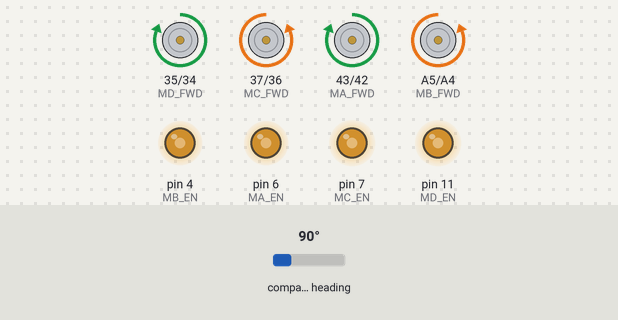
Simulated run of this sketch. Board: Arduino Mega 2560, built with avr-gcc and run on an emulated ATmega2560. Shown: motor-driver pin pairs drawn as motors (green arrow = first pin HIGH = forward, orange = second pin HIGH = backward, longer = more drive), output pins drawn as LEDs (lit = HIGH). The inputs (shaded band) are chosen by the test bench; at power-on: compass heading 90°. What the sketch prints to the serial monitor is not drawn.

Above: at 1.8 s.
1.9 s: compass heading set to 7°
At 3.1 s:
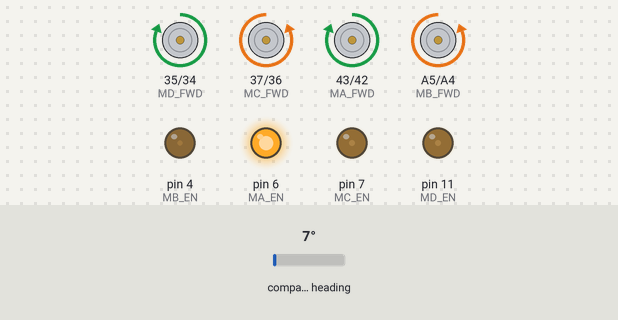
3.4 s: compass heading set to 180°
At 4.2 s:
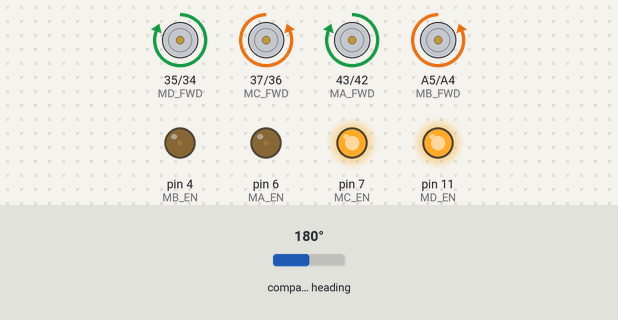
4.9 s: compass heading set to 190°
At 5.3 s:
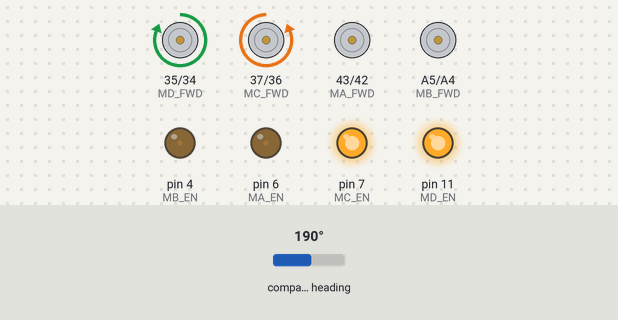
6.4 s: compass heading set to 90°
At 7.6 s:
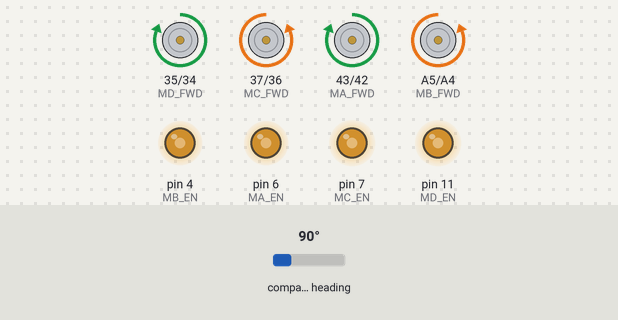
7.9 s: compass heading set to 269°
At 8.8 s:
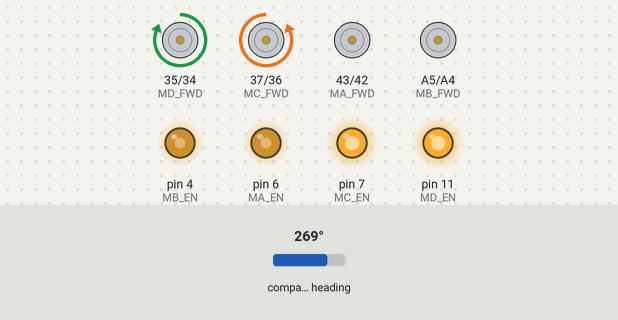
Timing chart, 0 to 10.4 s (numbered marks = the images above; inputs shaded):
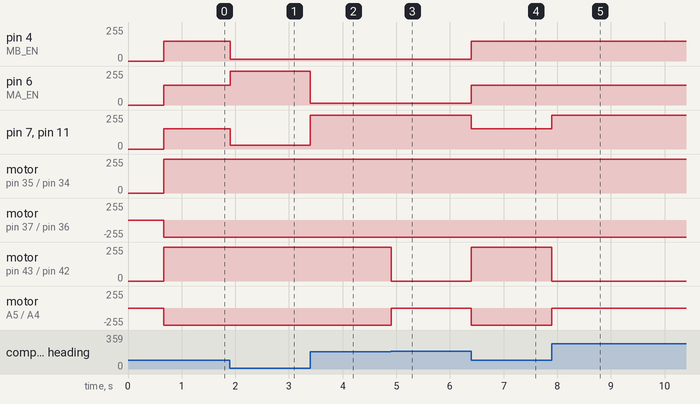

Measured:
- the behaviour switches between 187 and 188° on compass heading (found by bisection; images 2 and 3)
- after the input at 1.9 s, pin 4 (MB_EN): 147/255 → 14/255 at once; pin 6 (MA_EN): 147/255 → 255/255 at once; pin 7 (MC_EN), pin 11 (MD_EN): 153/255 → 30/255 at once
- after the input at 3.4 s, pin 4 (MB_EN): 14/255 → 12/255 at once; pin 6 (MA_EN): 255/255 → 12/255 at once; pin 7 (MC_EN), pin 11 (MD_EN): 30/255 → 255/255 at once
- after the input at 4.9 s, motor on pin 43 (MA_FWD) / pin 42 (MA_REV): forward 255/255 → stopped at once; motor on A5 (MB_FWD) / A4 (MB_REV): backward 255/255 → stopped at once
- after the input at 6.4 s, pin 4 (MB_EN), pin 6 (MA_EN): 12/255 → 147/255 at once; pin 7 (MC_EN), pin 11 (MD_EN): 255/255 → 153/255 at once; motor on pin 43 (MA_FWD) / pin 42 (MA_REV): stopped → forward 255/255 at once; motor on A5 (MB_FWD) / A4 (MB_REV): stopped → backward 255/255 at once
- after the input at 7.9 s, pin 7 (MC_EN), pin 11 (MD_EN): 153/255 → 255/255 at once; motor on pin 43 (MA_FWD) / pin 42 (MA_REV): forward 255/255 → stopped at once; motor on A5 (MB_FWD) / A4 (MB_REV): backward 255/255 → stopped at once

The sketch:

demo01.ino
```cpp
#include "MCtrl.hpp"
#include <Wire.h>
#include <Adafruit_Sensor.h>
#include <Adafruit_HMC5883_U.h>

Adafruit_HMC5883_Unified mag = Adafruit_HMC5883_Unified(12345);

#include <PID_v1.h>
double kp = 1.5, ki = 0, kd = 0; //p比系数i积系数d微系数PID运算器精度设置
double input = 0, output = 0, setpoint = 0;
PID PID1(&input, &output, &setpoint, kp, ki, kd, DIRECT);

int AUTO_temp;//差值中转量
int SETSPEED = 150;//设定的速度
int MA_P;
int MB_P;
int MC_P;
int MD_P;
float curr_angle;//当前读取角度
float set_angle = 290;//设定到达角度
void displaySensorDetails(void)
{
  sensor_t sensor;
  mag.getSensor(&sensor);
  Serial.println("------------------------------------");
  Serial.print  ("Sensor:       "); Serial.println(sensor.name);
  Serial.print  ("Driver Ver:   "); Serial.println(sensor.version);
  Serial.print  ("Unique ID:    "); Serial.println(sensor.sensor_id);
  Serial.print  ("Max Value:    "); Serial.print(sensor.max_value); Serial.println(" uT");
  Serial.print  ("Min Value:    "); Serial.print(sensor.min_value); Serial.println(" uT");
  Serial.print  ("Resolution:   "); Serial.print(sensor.resolution); Serial.println(" uT");
  Serial.println("------------------------------------");
  Serial.println("");
  delay(500);
}

void setup() {
  // put your setup code here, to run once:
  pinMode(MA_EN, OUTPUT);
  pinMode(MA_FWD, OUTPUT);
  pinMode(MA_REV, OUTPUT);
  pinMode(MB_EN, OUTPUT);
  pinMode(MB_FWD, OUTPUT);
  pinMode(MB_REV, OUTPUT);
  pinMode(MC_EN, OUTPUT);
  pinMode(MC_FWD, OUTPUT);
  pinMode(MC_REV, OUTPUT);
  pinMode(MD_EN, OUTPUT);
  pinMode(MD_FWD, OUTPUT);
  pinMode(MD_REV, OUTPUT);

  PID1.SetMode(AUTOMATIC);
  PID1.SetSampleTime(1);
  PID1.SetOutputLimits(-150, 150);

  Serial.begin(9600);
  Serial.println("HMC5883 Magnetometer Test"); Serial.println("");

  if(!mag.begin())
  {
    Serial.println("Ooops, no HMC5883 detected ... Check your wiring!");
    while(1);
  }
  displaySensorDetails();
}

float read_angele()
{
   sensors_event_t event;
   mag.getEvent(&event);
   float heading = atan2(event.magnetic.y, event.magnetic.x);

  float declinationAngle = 0.22;
  heading += declinationAngle;

  if(heading < 0)
    heading += 2*PI;

  if(heading > 2*PI)
    heading -= 2*PI;

  float headingDegrees = heading * 180/M_PI;
  return headingDegrees;
  Serial.print("Heading (degrees): "); Serial.println(headingDegrees);

  delay(10);

}
//==========前进 后退=======================
void move_frontBack(int set_Speed)
{
    MA_P = MC_P = set_Speed + AUTO_temp;
    MB_P = MD_P = set_Speed + (AUTO_temp*-1);
}
//==========左移 右移=======================
void move_rightLeft(int set_Speed)
{
   //AB为头
   //set_Speed 为正向右 set_Speed 为负向左
   MA_P = set_Speed + AUTO_temp;
   MB_P = (set_Speed * -1) + (AUTO_temp*-1);
   MC_P = (set_Speed * -1) + AUTO_temp;
   MD_P = set_Speed + (AUTO_temp*-1);
}

void loop()
{
  setpoint = 100;//设定的角度
  input = read_angele();//实施读取的角度

  PID1.Compute();
  AUTO_temp = output;
  if(AUTO_temp > 255) AUTO_temp = 255;
  else if(AUTO_temp < -255) AUTO_temp = -255;

  move_rightLeft(SETSPEED);
//   move_frontBack(SETSPEED);
  MA_SPD(MA_P);
  MB_SPD(MB_P);
  MC_SPD(MC_P);
  MD_SPD(MD_P);
}
```

MCtrl.hpp
```cpp
#ifndef _MCtrl_HPP_
#define _MCtrl_HPP_

#define MA_EN  6       //   MA___F1__F2___MB
#define MA_FWD 43       //   |              |
#define MA_REV 42       //   L2            R1
#define MB_EN  4        //   |              |
#define MB_FWD A5       //   L1            R2
#define MB_REV A4       //   |              |
#define MC_EN  7        //   MC___B2__B1___MD
#define MC_FWD 37
#define MC_REV 36
#define MD_EN  11
#define MD_FWD 35
#define MD_REV 34
/*
#define MA_EN  11      //   MA___F1__F2___MB
#define MA_FWD 34     //   |              |
#define MA_REV 35     //   L2            R1
#define MB_EN  7     //   |              |
#define MB_FWD 36     //   L1            R2
#define MB_REV 37     //   |              |
#define MC_EN  4     //   MC___B2__B1___MD
#define MC_FWD A4
#define MC_REV A5
#define MD_EN  6
#define MD_FWD 42
#define MD_REV 43
*/


void MA_SPD(int MA_PWM)
{
  if(MA_PWM>0)
  {
    analogWrite (MA_EN , MA_PWM);
    digitalWrite(MA_FWD, HIGH);
    digitalWrite(MA_REV, LOW);
  }
  else if(MA_PWM<0)
  {
    analogWrite (MA_EN , abs(MA_PWM));
    digitalWrite(MA_FWD, LOW);
    digitalWrite(MA_REV, HIGH);
  }
  else
  {
    digitalWrite(MA_FWD, LOW);
    digitalWrite(MA_REV, LOW);
  }
}

void MB_SPD(int MB_PWM)
{
  if(MB_PWM>0)
  {
    analogWrite (MB_EN , MB_PWM);
    digitalWrite(MB_FWD, HIGH);
    digitalWrite(MB_REV, LOW);
  }
  else if(MB_PWM<0)
  {
    analogWrite (MB_EN , abs(MB_PWM));
    digitalWrite(MB_FWD, LOW);
    digitalWrite(MB_REV, HIGH);
  }
  else
  {
    digitalWrite(MB_FWD, LOW);
    digitalWrite(MB_REV, LOW);
  }
}

void MC_SPD(int MC_PWM)
{
  if(MC_PWM>0)
  {
    analogWrite (MC_EN , MC_PWM);
    digitalWrite(MC_FWD, HIGH);
    digitalWrite(MC_REV, LOW);
  }
  else if(MC_PWM<0)
  {
    analogWrite (MC_EN , abs(MC_PWM));
    digitalWrite(MC_FWD, LOW);
    digitalWrite(MC_REV, HIGH);
  }
  else
  {
    digitalWrite(MC_FWD, LOW);
    digitalWrite(MC_REV, LOW);
  }
}
void MD_SPD(int MD_PWM)
{
  if(MD_PWM>0)
  {
    analogWrite (MD_EN , MD_PWM);
    digitalWrite(MD_FWD, HIGH);
    digitalWrite(MD_REV, LOW);
  }
  else if(MD_PWM<0)
  {
    analogWrite (MD_EN , abs(MD_PWM));
    digitalWrite(MD_FWD, LOW);
    digitalWrite(MD_REV, HIGH);
  }
  else
  {
    digitalWrite(MD_FWD, LOW);
    digitalWrite(MD_REV, LOW);
  }
}

#endif
```
